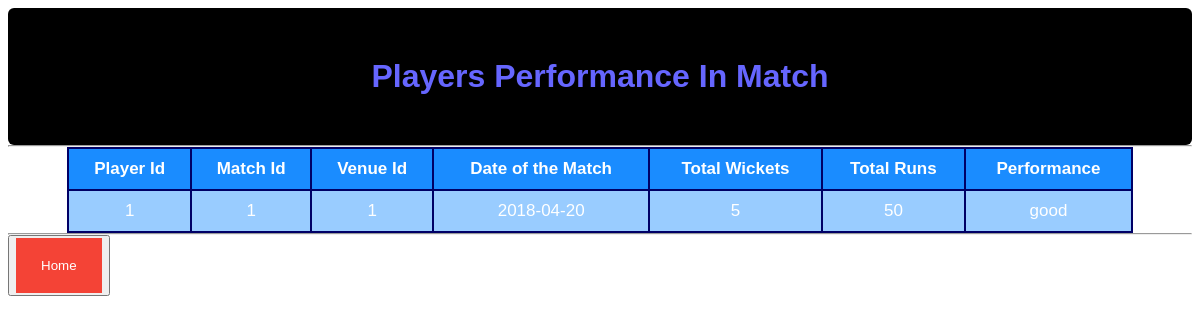
Page /users/attachment41.php on the committed database.
### tables this page shows
CREATE TABLE `performance` (
  `p_id` int(40) NOT NULL,
  `match_id` int(40) NOT NULL,
  `venue_id` int(40) NOT NULL,
  `date_of_match` date NOT NULL,
  `wickets` varchar(300) NOT NULL,
  `runs` varchar(300) NOT NULL,
  `per_formance` text NOT NULL
);

### users/attachment41.php (the view, shortened to what this page needs)
<?php
include_once("config.php");
$result = " SELECT 	* from performance";
$result = mysqli_query($conn,$result);
?>
<!DOCTYPE html>
<html>
<head>
</head>
<body>
	<h1 align= "center">Players Performance In Match</h1>
	<hr>
<div>	<table align = "center" cellpadding="1" border="1">
       <tr>
    <th>Player Id</th>
    <th> Match Id</th>
    <th>Venue Id</th>
    <th>Date of the Match</th>
    <th>Total Wickets</th>
    <th>Total Runs</th>
    <th>Performance</th>
  </tr></div>
	<?php
  if(mysqli_num_rows($result) > 0)
                          {
	while($res = mysqli_fetch_array($result)) {
	?>
		<tr>
		<td><?php echo $res['p_id']; ?></td>
		<td><?php echo $res['match_id'];?></td>
        <td><?php echo $res['venue_id'];?></td>
        <td><?php echo $res['date_of_match']; ?></td>
    		<td><?php echo $res['wickets'];?></td>
            <td><?php echo $res['runs'];?></td>
            <td><?php echo $res['per_formance'];?></td>
	<?php
		}
  }
		?>
	<hr/>
	<button type="button" class="btn" align="center"><a href="home.html">Home</a></button>
</body>
</html>

### users/attachment41.php (style rules this page uses)
body { font-family: sans-serif; background: url(picture/picture2.jpg); background-repeat: no-repeat; background-size: cover; background-position: center center; background-attachment: fixed; }
table,th,td { border: 2px solid black; border-collapse: collapse; opacity: 1.5; }
th,td { padding: 10px; text-align: center; border-color: #000066; color: white; }
tr:nth-child(even) { background-color: #99ccff; }
tr:nth-child(odd) { background-color: #1a8cff; }
table { width: 90%; }
a:link, a:visited { background-color: #f44336; color: white; padding: 20px 25px; text-align: center; text-decoration: none; display: inline-block; }
h1 { color: #6666ff; font-family: sans-serif; background-color:#000000; padding: 50px 30px; page-break-inside: auto; border-radius: 6px; margin: 0px 0px; }
div { font-size: 17px; }
hr { margin: 0px 0px; }

### rows in the picture
performance: p_id "1", match "1", venue "1", date_of_match "2018-04-20", wickets "5", runs "50", per_formance "good"
